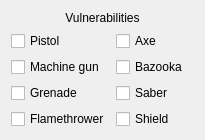
<?xml version="1.0" encoding="UTF-8"?>
<ui version="4.0">
 <class>VulnerabilityEditorWidget</class>
 <widget class="QWidget" name="VulnerabilityEditorWidget">
  <property name="geometry">
   <rect>
    <x>0</x>
    <y>0</y>
    <width>205</width>
    <height>126</height>
   </rect>
  </property>
  <property name="windowTitle">
   <string>Form</string>
  </property>
  <layout class="QVBoxLayout" name="verticalLayout_3">
   <item>
    <spacer name="verticalSpacer">
     <property name="orientation">
      <enum>Qt::Vertical</enum>
     </property>
     <property name="sizeHint" stdset="0">
      <size>
       <width>20</width>
       <height>40</height>
      </size>
     </property>
    </spacer>
   </item>
   <item>
    <widget class="QLabel" name="label">
     <property name="sizePolicy">
      <sizepolicy hsizetype="Preferred" vsizetype="Maximum">
       <horstretch>0</horstretch>
       <verstretch>0</verstretch>
      </sizepolicy>
     </property>
     <property name="text">
      <string>Vulnerabilities</string>
     </property>
     <property name="alignment">
      <set>Qt::AlignCenter</set>
     </property>
    </widget>
   </item>
   <item>
    <layout class="QHBoxLayout" name="horizontalLayout">
     <item>
      <layout class="QVBoxLayout" name="verticalLayout_2">
       <item>
        <widget class="QCheckBox" name="pistolBox">
         <property name="text">
          <string>Pistol</string>
         </property>
        </widget>
       </item>
       <item>
        <widget class="QCheckBox" name="machineGunBox">
         <property name="text">
          <string>Machine gun</string>
         </property>
        </widget>
       </item>
       <item>
        <widget class="QCheckBox" name="grenadeBox">
         <property name="text">
          <string>Grenade</string>
         </property>
        </widget>
       </item>
       <item>
        <widget class="QCheckBox" name="flamethrowerBox">
         <property name="text">
          <string>Flamethrower</string>
         </property>
        </widget>
       </item>
      </layout>
     </item>
     <item>
      <layout class="QVBoxLayout" name="verticalLayout">
       <item>
        <widget class="QCheckBox" name="axeBox">
         <property name="text">
          <string>Axe</string>
         </property>
        </widget>
       </item>
       <item>
        <widget class="QCheckBox" name="bazookaBox">
         <property name="text">
          <string>Bazooka</string>
         </property>
        </widget>
       </item>
       <item>
        <widget class="QCheckBox" name="saberBox">
         <property name="text">
          <string>Saber</string>
         </property>
        </widget>
       </item>
       <item>
        <widget class="QCheckBox" name="shieldBox">
         <property name="text">
          <string>Shield</string>
         </property>
        </widget>
       </item>
      </layout>
     </item>
    </layout>
   </item>
   <item>
    <spacer name="verticalSpacer_2">
     <property name="orientation">
      <enum>Qt::Vertical</enum>
     </property>
     <property name="sizeHint" stdset="0">
      <size>
       <width>20</width>
       <height>40</height>
      </size>
     </property>
    </spacer>
   </item>
  </layout>
 </widget>
 <resources/>
 <connections/>
</ui>
